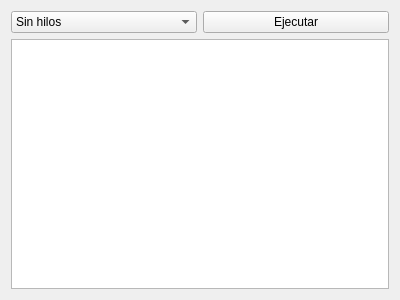
<?xml version="1.0" encoding="UTF-8"?>
<ui version="4.0">
 <class>Widget</class>
 <widget class="QWidget" name="Widget">
  <property name="geometry">
   <rect>
    <x>0</x>
    <y>0</y>
    <width>400</width>
    <height>300</height>
   </rect>
  </property>
  <property name="windowTitle">
   <string>Widget</string>
  </property>
  <layout class="QGridLayout" name="gridLayout">
   <item row="0" column="0">
    <widget class="QComboBox" name="comboBox">
     <item>
      <property name="text">
       <string>Sin hilos</string>
      </property>
     </item>
     <item>
      <property name="text">
       <string>Con hilos</string>
      </property>
     </item>
    </widget>
   </item>
   <item row="0" column="1">
    <widget class="QPushButton" name="pushButton">
     <property name="text">
      <string>Ejecutar</string>
     </property>
    </widget>
   </item>
   <item row="1" column="0" colspan="2">
    <widget class="QTextEdit" name="textEdit"/>
   </item>
  </layout>
 </widget>
 <layoutdefault spacing="6" margin="11"/>
 <resources/>
 <connections/>
</ui>
